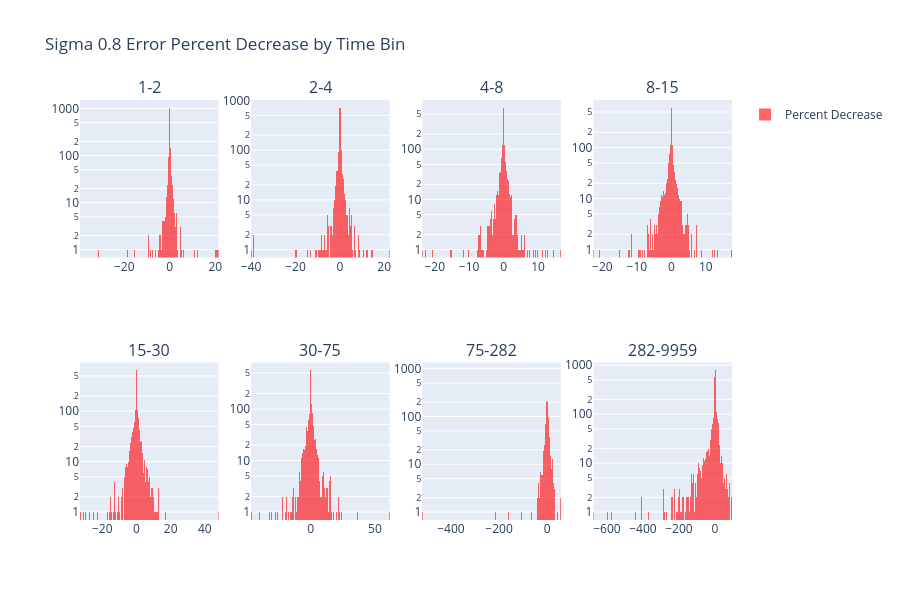

Notebook source saved alongside this figure:
### Code cell
error_change_proportion_by_time_bin(S0_8_unary, S0_8_R0_static)

### Figure 1 — Plotly figure (JSON) as saved in the notebook; plotly's stock layout.template omitted (floating-point values rounded to 4 significant figures; data arrays with more than 128 entries replaced by an {"elided": "..."} marker saying what was removed)
{"data": [{"marker": {"color": "red"}, "name": "Percent Decrease", "opacity": 0.6, "showlegend": true, "type": "histogram", "x": {"elided": "2795 float values"}, "xaxis": "x", "yaxis": "y"}, {"marker": {"color": "red"}, "name": "Percent Decrease", "opacity": 0.6, "showlegend": false, "type": "histogram", "x": {"elided": "1815 float values"}, "xaxis": "x2", "yaxis": "y2"}, {"marker": {"color": "red"}, "name": "Percent Decrease", "opacity": 0.6, "showlegend": false, "type": "histogram", "x": {"elided": "2220 float values"}, "xaxis": "x3", "yaxis": "y3"}, {"marker": {"color": "red"}, "name": "Percent Decrease", "opacity": 0.6, "showlegend": false, "type": "histogram", "x": {"elided": "2116 float values"}, "xaxis": "x4", "yaxis": "y4"}, {"marker": {"color": "red"}, "name": "Percent Decrease", "opacity": 0.6, "showlegend": false, "type": "histogram", "x": {"elided": "2061 float values"}, "xaxis": "x5", "yaxis": "y5"}, {"marker": {"color": "red"}, "name": "Percent Decrease", "opacity": 0.6, "showlegend": false, "type": "histogram", "x": {"elided": "2200 float values"}, "xaxis": "x6", "yaxis": "y6"}, {"marker": {"color": "red"}, "name": "Percent Decrease", "opacity": 0.6, "showlegend": false, "type": "histogram", "x": {"elided": "2204 float values"}, "xaxis": "x7", "yaxis": "y7"}, {"marker": {"color": "red"}, "name": "Percent Decrease", "opacity": 0.6, "showlegend": false, "type": "histogram", "x": {"elided": "2198 float values"}, "xaxis": "x8", "yaxis": "y8"}], "layout": {"annotations": [{"font": {"size": 16}, "showarrow": false, "text": "1-2", "x": 0.1062, "xanchor": "center", "xref": "paper", "y": 1, "yanchor": "bottom", "yref": "paper"}, {"font": {"size": 16}, "showarrow": false, "text": "2-4", "x": 0.3688, "xanchor": "center", "xref": "paper", "y": 1, "yanchor": "bottom", "yref": "paper"}, {"font": {"size": 16}, "showarrow": false, "text": "4-8", "x": 0.6313, "xanchor": "center", "xref": "paper", "y": 1, "yanchor": "bottom", "yref": "paper"}, {"font": {"size": 16}, "showarrow": false, "text": "8-15", "x": 0.8938, "xanchor": "center", "xref": "paper", "y": 1, "yanchor": "bottom", "yref": "paper"}, {"font": {"size": 16}, "showarrow": false, "text": "15-30", "x": 0.1062, "xanchor": "center", "xref": "paper", "y": 0.375, "yanchor": "bottom", "yref": "paper"}, {"font": {"size": 16}, "showarrow": false, "text": "30-75", "x": 0.3688, "xanchor": "center", "xref": "paper", "y": 0.375, "yanchor": "bottom", "yref": "paper"}, {"font": {"size": 16}, "showarrow": false, "text": "75-282", "x": 0.6313, "xanchor": "center", "xref": "paper", "y": 0.375, "yanchor": "bottom", "yref": "paper"}, {"font": {"size": 16}, "showarrow": false, "text": "282-9959", "x": 0.8938, "xanchor": "center", "xref": "paper", "y": 0.375, "yanchor": "bottom", "yref": "paper"}], "barmode": "overlay", "height": 600, "title": {"text": "Sigma 0.8 Error Percent Decrease by Time Bin"}, "xaxis": {"anchor": "y", "domain": [0, 0.2125]}, "xaxis2": {"anchor": "y2", "domain": [0.2625, 0.475]}, "xaxis3": {"anchor": "y3", "domain": [0.525, 0.7375]}, "xaxis4": {"anchor": "y4", "domain": [0.7875, 1]}, "xaxis5": {"anchor": "y5", "domain": [0, 0.2125]}, "xaxis6": {"anchor": "y6", "domain": [0.2625, 0.475]}, "xaxis7": {"anchor": "y7", "domain": [0.525, 0.7375]}, "xaxis8": {"anchor": "y8", "domain": [0.7875, 1]}, "yaxis": {"anchor": "x", "domain": [0.625, 1], "type": "log"}, "yaxis2": {"anchor": "x2", "domain": [0.625, 1], "type": "log"}, "yaxis3": {"anchor": "x3", "domain": [0.625, 1], "type": "log"}, "yaxis4": {"anchor": "x4", "domain": [0.625, 1], "type": "log"}, "yaxis5": {"anchor": "x5", "domain": [0, 0.375], "type": "log"}, "yaxis6": {"anchor": "x6", "domain": [0, 0.375], "type": "log"}, "yaxis7": {"anchor": "x7", "domain": [0, 0.375], "type": "log"}, "yaxis8": {"anchor": "x8", "domain": [0, 0.375], "type": "log"}}}
